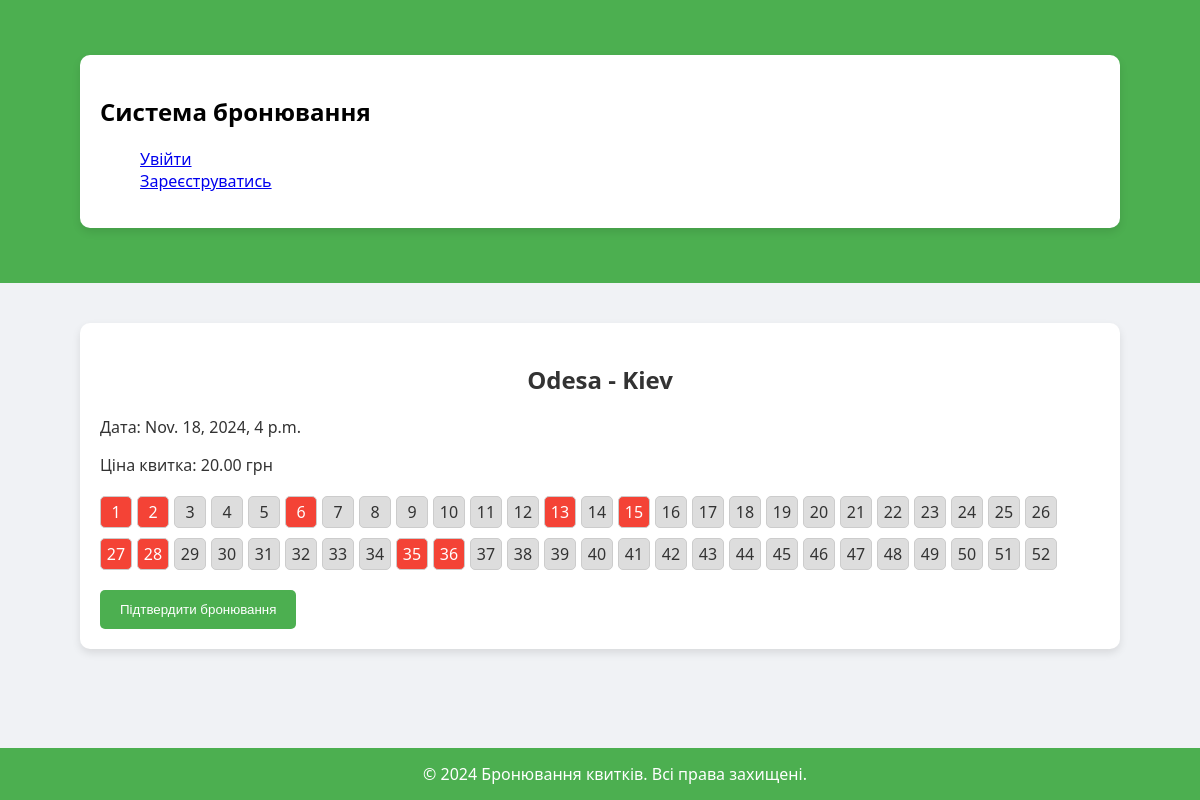
/1/, run on the app's committed database.
### tickets/models.py (models this page shows, shortened)
class Event(models.Model):
    name = models.CharField(max_length=100)
    description = models.TextField()
    date = models.DateTimeField()
    total_tickets = models.PositiveIntegerField()
    price_per_ticket = models.DecimalField(max_digits=10, decimal_places=2)

### tickets/views.py (the view, shortened to what this page needs)
# urls.py: path('<int:event_id>/', views.event_detail, name='event_detail'),
def event_detail(request, event_id):
    from django.http import JsonResponse  # Додатково для перевірки у випадку помилок
    event = get_object_or_404(Event, id=event_id)
    booked_seats = (
        Ticket.objects.filter(event=event)
        .values_list('selected_seats', flat=True)
    )
    booked_seats_flat = []
    for seats_json in booked_seats:
        booked_seats_flat.extend(seats_json)  # Додаємо всі місця у фінальний список
    seats_range_row1 = range(1, 27)
    seats_range_row2 = range(27, 53)
    return render(request, 'event_detail.html', {
        'event': event,
        'booked_seats': booked_seats_flat,  # Передаємо розпаковані заброньовані місця
        'seats_range_row1': seats_range_row1,
        'seats_range_row2': seats_range_row2,
    })

### tickets/Middleware.py (called while the page is built)
    def __call__(self, request):
        if not request.user.is_authenticated and request.path.startswith('/events/'):
            return redirect('login')  # Перенаправлення на сторінку входу
        return self.get_response(request)

### templates/event_detail.html (shortened to what this page needs)
{% extends 'base.html' %}
{% load static %}
{% block content %}
<h2>{{ event.name }}</h2>
<p>Дата: {{ event.date }}</p>
<p>Ціна квитка: {{ event.price_per_ticket }} грн</p>
<div class="seat-map" id="seatMap">
    <div class="row">
        {% for seat in seats_range_row1 %}
        <div class="seat {% if seat in booked_seats %}unavailable{% endif %}" data-seat="{{ seat }}">
            {{ seat }}
        </div>
        {% endfor %}
    </div>
    <div class="row">
        {% for seat in seats_range_row2 %}
        <div class="seat {% if seat in booked_seats %}unavailable{% endif %}" data-seat="{{ seat }}">
            {{ seat }}
        </div>
        {% endfor %}
    </div>
</div>
<form method="post" id="bookingForm">
    <button type="submit" class="btn">Підтвердити бронювання</button>
</form>
{% endblock %}

### static/tickets/styles.css (style rules this page uses)
body { font-family: 'Segoe UI', Tahoma, Geneva, Verdana, sans-serif; margin: 0; padding: 0; background-color: #f0f2f5; color: #333; }
.btn { display: inline-block; padding: 12px 20px; background-color: #4caf50; color: #fff; border: none; border-radius: 5px; text-align: center; text-decoration: none; cursor: pointer; transition: background-color 0.3s; }
.seat-map { display: grid; grid-template-columns: repeat(13, 50px); gap: 10px; justify-content: center; margin: 20px 0; }
.seat { width: 50px; height: 50px; background-color: #ddd; border: 1px solid #bbb; border-radius: 5px; text-align: center; line-height: 50px; cursor: pointer; transition: background-color 0.3s; }
.seat.unavailable { background-color: #f44336; color: white; cursor: not-allowed; }
h2 { text-align: center; color: #333; margin-bottom: 20px; }

### templates/event_detail.html (style rules this page uses)
.seat-map { display: flex; flex-direction: column; gap: 10px; }
.row { display: flex; gap: 5px; }
.seat { width: 30px; height: 30px; display: flex; justify-content: center; align-items: center; border: 1px solid #ccc; cursor: pointer; }

### data on the page
Event: name "Odesa - Kiev", date "Nov. 18, 2024, 4 p.m.", price_per_ticket "20.00"

### other printed values
{{ seat }} "1" "2" "3" "4" "5" "6" "7" "8" "9" "10" "11" "12" "13" "14" "15" "16" "17" "18" "19" "20" "21" "22" "23" "24" "25" "26"
{{ seat }} "27" "28" "29" "30" "31" "32" "33" "34" "35" "36" "37" "38" "39" "40" "41" "42" "43" "44" "45" "46" "47" "48" "49" "50" "51" "52"
